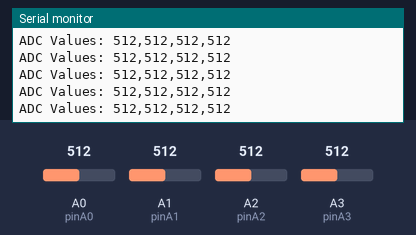
A sketch run on a simulated Arduino Uno, built with avr-gcc and run on an emulated ATmega328P. Shown: the last lines printed to the serial monitor. Inputs (shaded band) come from the test bench; at power-on: A1 (pinA1) = 512, A3 (pinA3) = 512, A0 (pinA0) = 512, A2 (pinA2) = 512.

Above: at 5.7 s.
5.8 s: A1 (pinA1) set to 106
At 5.98 s:
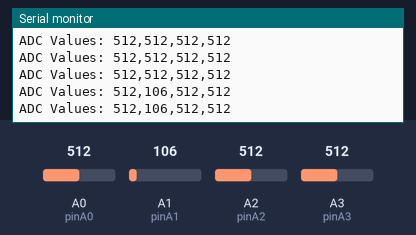
7.3 s: A1 (pinA1) set to 92
At 7.39 s:
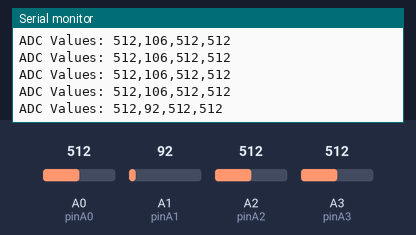
10.3 s: A3 (pinA3) set to 107
At 10.33 s:
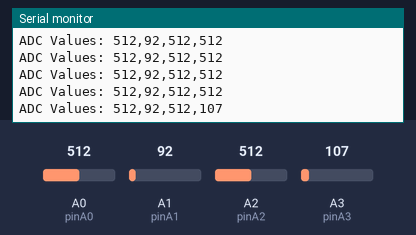
13.3 s: A3 (pinA3) set to 95
At 13.36 s:
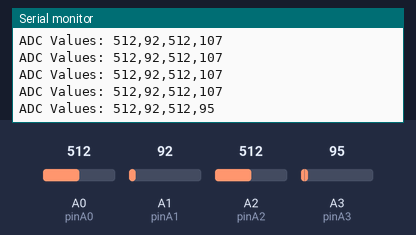
Timing chart, 0 to 16.3 s (numbered marks = the images above; inputs shaded):
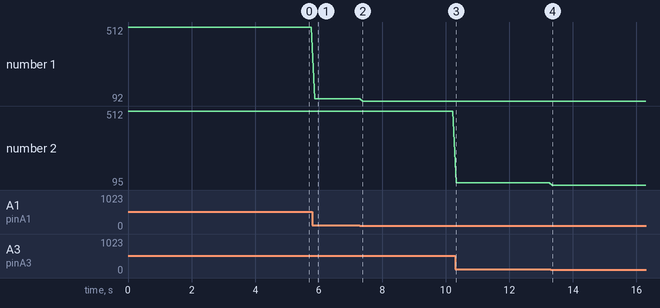

Measured:
- after the input at 5.8 s, the serial monitor: prints a new line after 0.07 s (image 1)
- after the input at 7.3 s, the serial monitor: prints a new line after 0.09 s (image 2)
- after the input at 10.3 s, the serial monitor: prints a new line at once (image 3)
- after the input at 13.3 s, the serial monitor: prints a new line after 0.06 s (image 4)
- plotted number 1: 512 → 106 after the input at 5.8 s, 106 → 92 after the input at 7.3 s
- plotted number 2: 512 → 107 after the input at 10.3 s, 107 → 95 after the input at 13.3 s

The sketch:

Read_ADC_value_via_UART.ino
```cpp
// Define analog input pins
const int pinA0 = A0;
const int pinA1 = A1;
const int pinA2 = A2;
const int pinA3 = A3;

// Define variables for storing ADC values
int valueA0 = 0;
int valueA1 = 0;
int valueA2 = 0;
int valueA3 = 0;

// Define default sampling speed
int samplingSpeed = 100; // Default sampling speed is 100ms

void setup() {
  // Initialize UART communication
  Serial.begin(9600);

  // Set analog input pins as input
  pinMode(pinA0, INPUT);
  pinMode(pinA1, INPUT);
  pinMode(pinA2, INPUT);
  pinMode(pinA3, INPUT);
}

void loop() {
  // Read ADC values of analog input pins
  valueA0 = analogRead(pinA0);
  valueA1 = analogRead(pinA1);
  valueA2 = analogRead(pinA2);
  valueA3 = analogRead(pinA3);

  // Transmit ADC values via UART communication
  Serial.print("ADC Values: ");
  Serial.print(valueA0);
  Serial.print(",");
  Serial.print(valueA1);
  Serial.print(",");
  Serial.print(valueA2);
  Serial.print(",");
  Serial.println(valueA3);

  // Delay for the sampling speed
  delay(samplingSpeed);

  // Check for UART commands
  if (Serial.available()) {
    char command = Serial.read();
    switch (command) {
      case '1':
        samplingSpeed = 10;
        break;
      case '2':
        samplingSpeed = 100;
        break;
      default:
        break;
    }
  }
}
```
